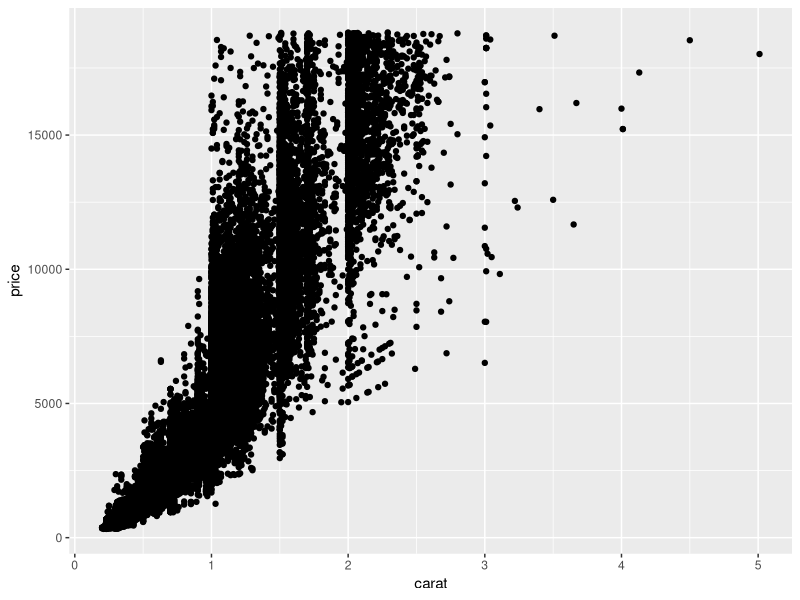
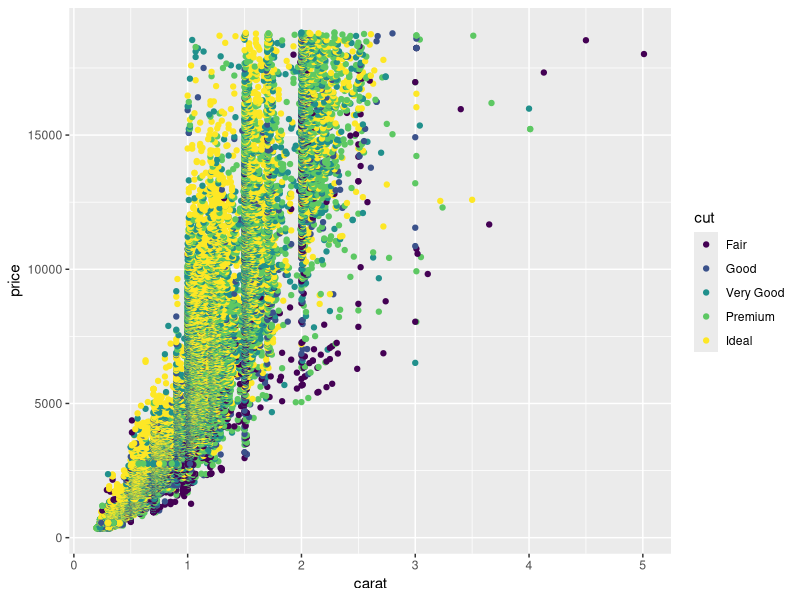
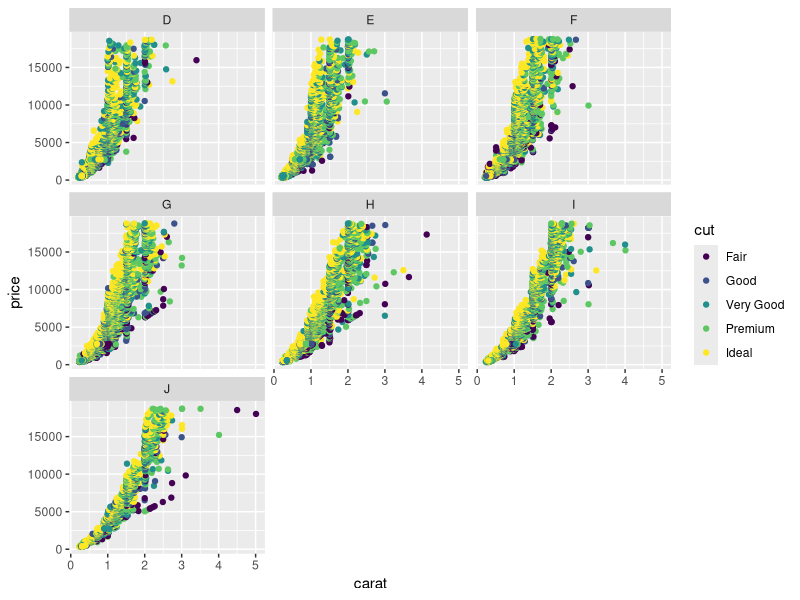

Write the R code that produced these figures, in order.
## ---- chunk 1
#install.packages(tidyverse)
## ---- chunk 2
library(tidyverse)
## ---- chunk 3
diamonddata = diamonds
## ---- chunk 4
nrow(diamonds)
## ---- chunk 5
ncol(diamonds)
## ---- chunk 6
ggplot(diamonds,aes(carat,price))+
geom_point()
## ---- chunk 7
ggplot(diamonds,aes(carat,price,color=cut))+
geom_point()
## ---- chunk 8
ggplot(diamonds,aes(carat,price,color=cut))+
geom_point()+
  facet_wrap(~color)
## ---- chunk 9
library(readr)
Inventory <- read_csv("InventoryData.csv")
summary(Inventory)
## ---- chunk 10
inventoryA <-filter(Inventory,Supplier=="A")
## ---- chunk 11
nrow(inventoryA)
## ---- chunk 12
inventoryA = mutate(inventoryA, OnHandRatio = `On Hand` / `Annual Demand`)
## ---- chunk 13
avg_cost <- select(Inventory, "Item SKU", "Cost per Unit ($)")
## ---- chunk 14
avg_cost <- avg_cost %>%
  group_by(`Item SKU`)%>%
  summarise(count = n(),
            SKUAvgCost = mean(`Cost per Unit ($)`))
## ---- chunk 15
avg_cost <-select(avg_cost,"Item SKU","SKUAvgCost")
